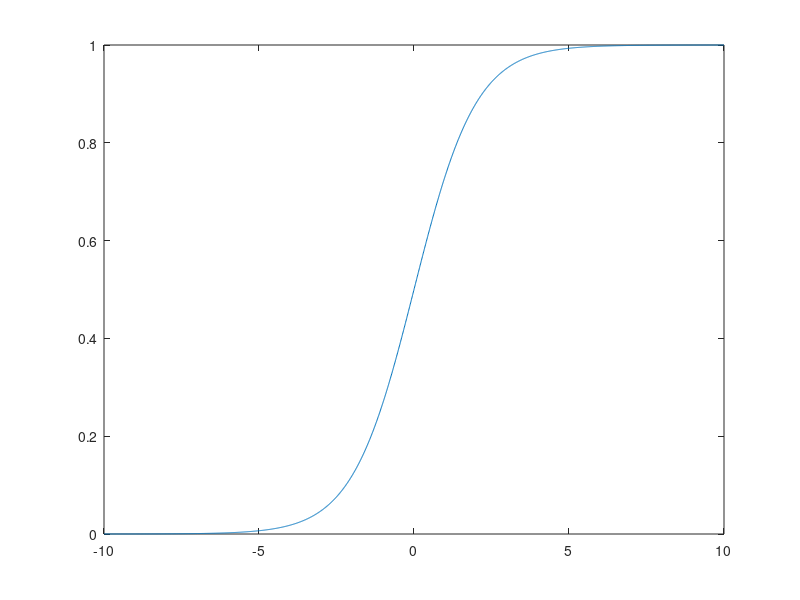

This figure's MATLAB source:
% 绘制sigmoid函数

clc, clear all, close all;

x = -10: 0.01: 10; % x
y = (1 + exp(-x)).^(-1); % sigmoid函数
plot(x, y);